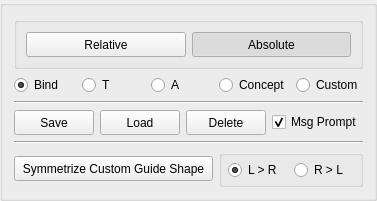
           <widget class="QGroupBox" name="posing_gbx">
            <property name="title">
             <string/>
            </property>
            <layout class="QGridLayout" name="gridLayout_7">
             <property name="verticalSpacing">
              <number>6</number>
             </property>
             <item row="1" column="3">
              <widget class="QRadioButton" name="conceptPose_rb">
               <property name="text">
                <string>Concept</string>
               </property>
              </widget>
             </item>
             <item row="1" column="1">
              <widget class="QRadioButton" name="tPose_rb">
               <property name="text">
                <string>T</string>
               </property>
              </widget>
             </item>
             <item row="1" column="2">
              <widget class="QRadioButton" name="aPose_rb">
               <property name="text">
                <string>A</string>
               </property>
              </widget>
             </item>
             <item row="1" column="4">
              <widget class="QRadioButton" name="customPose_rb">
               <property name="text">
                <string>Custom</string>
               </property>
              </widget>
             </item>
             <item row="2" column="0" colspan="5">
              <widget class="Line" name="line_9">
               <property name="orientation">
                <enum>Qt::Horizontal</enum>
               </property>
              </widget>
             </item>
             <item row="1" column="0">
              <widget class="QRadioButton" name="bindPose_rb">
               <property name="text">
                <string>Bind</string>
               </property>
               <property name="checked">
                <bool>true</bool>
               </property>
              </widget>
             </item>
             <item row="4" column="0" colspan="5">
              <widget class="Line" name="line_15">
               <property name="orientation">
                <enum>Qt::Horizontal</enum>
               </property>
              </widget>
             </item>
             <item row="3" column="0" colspan="5">
              <layout class="QHBoxLayout" name="horizontalLayout_7">
               <item>
                <widget class="QPushButton" name="poseSave_btn">
                 <property name="minimumSize">
                  <size>
                   <width>0</width>
                   <height>25</height>
                  </size>
                 </property>
                 <property name="accessibleName">
                  <string>saveAction</string>
                 </property>
                 <property name="text">
                  <string>Save</string>
                 </property>
                </widget>
               </item>
               <item>
                <widget class="QPushButton" name="poseLoad_btn">
                 <property name="minimumSize">
                  <size>
                   <width>0</width>
                   <height>25</height>
                  </size>
                 </property>
                 <property name="accessibleName">
                  <string>loadAction</string>
                 </property>
                 <property name="text">
                  <string>Load</string>
                 </property>
                </widget>
               </item>
               <item>
                <widget class="QPushButton" name="poseDelete_btn">
                 <property name="minimumSize">
                  <size>
                   <width>0</width>
                   <height>25</height>
                  </size>
                 </property>
                 <property name="accessibleName">
                  <string>deleteAction</string>
                 </property>
                 <property name="text">
                  <string>Delete</string>
                 </property>
                </widget>
               </item>
               <item>
                <widget class="QCheckBox" name="posingMsgP_cbx">
                 <property name="text">
                  <string>Msg Prompt</string>
                 </property>
                 <property name="checked">
                  <bool>true</bool>
                 </property>
                </widget>
               </item>
              </layout>
             </item>
             <item row="5" column="0" colspan="3">
              <widget class="QPushButton" name="symCgShape_btn">
               <property name="minimumSize">
                <size>
                 <width>0</width>
                 <height>25</height>
                </size>
               </property>
               <property name="text">
                <string>Symmetrize Custom Guide Shape</string>
               </property>
              </widget>
             </item>
             <item row="5" column="3" colspan="2">
              <widget class="QGroupBox" name="groupBox_8">
               <property name="title">
                <string/>
               </property>
               <layout class="QHBoxLayout" name="horizontalLayout_14">
                <property name="spacing">
                 <number>4</number>
                </property>
                <property name="leftMargin">
                 <number>4</number>
                </property>
                <property name="topMargin">
                 <number>4</number>
                </property>
                <property name="rightMargin">
                 <number>4</number>
                </property>
                <property name="bottomMargin">
                 <number>4</number>
                </property>
                <item>
                 <widget class="QRadioButton" name="symCgShapeLRDir_rb">
                  <property name="maximumSize">
                   <size>
                    <width>60</width>
                    <height>16777215</height>
                   </size>
                  </property>
                  <property name="text">
                   <string>L &gt; R</string>
                  </property>
                  <property name="checked">
                   <bool>true</bool>
                  </property>
                 </widget>
                </item>
                <item>
                 <widget class="QRadioButton" name="symCgShapeRLDir_rb">
                  <property name="maximumSize">
                   <size>
                    <width>60</width>
                    <height>16777215</height>
                   </size>
                  </property>
                  <property name="text">
                   <string>R &gt; L</string>
                  </property>
                 </widget>
                </item>
               </layout>
              </widget>
             </item>
             <item row="0" column="0" colspan="5">
              <widget class="QGroupBox" name="groupBox_13">
               <property name="title">
                <string/>
               </property>
               <layout class="QHBoxLayout" name="horizontalLayout_17">
                <item>
                 <widget class="QPushButton" name="guidePoseRel_cbx">
                  <property name="minimumSize">
                   <size>
                    <width>0</width>
                    <height>25</height>
                   </size>
                  </property>
                  <property name="text">
                   <string>Relative</string>
                  </property>
                  <property name="checkable">
                   <bool>true</bool>
                  </property>
                  <property name="autoExclusive">
                   <bool>true</bool>
                  </property>
                 </widget>
                </item>
                <item>
                 <widget class="QPushButton" name="guidePoseAbs_cbx">
                  <property name="minimumSize">
                   <size>
                    <width>0</width>
                    <height>25</height>
                   </size>
                  </property>
                  <property name="text">
                   <string>Absolute</string>
                  </property>
                  <property name="checkable">
                   <bool>true</bool>
                  </property>
                  <property name="checked">
                   <bool>true</bool>
                  </property>
                  <property name="autoExclusive">
                   <bool>true</bool>
                  </property>
                 </widget>
                </item>
               </layout>
              </widget>
             </item>
            </layout>
           </widget>
